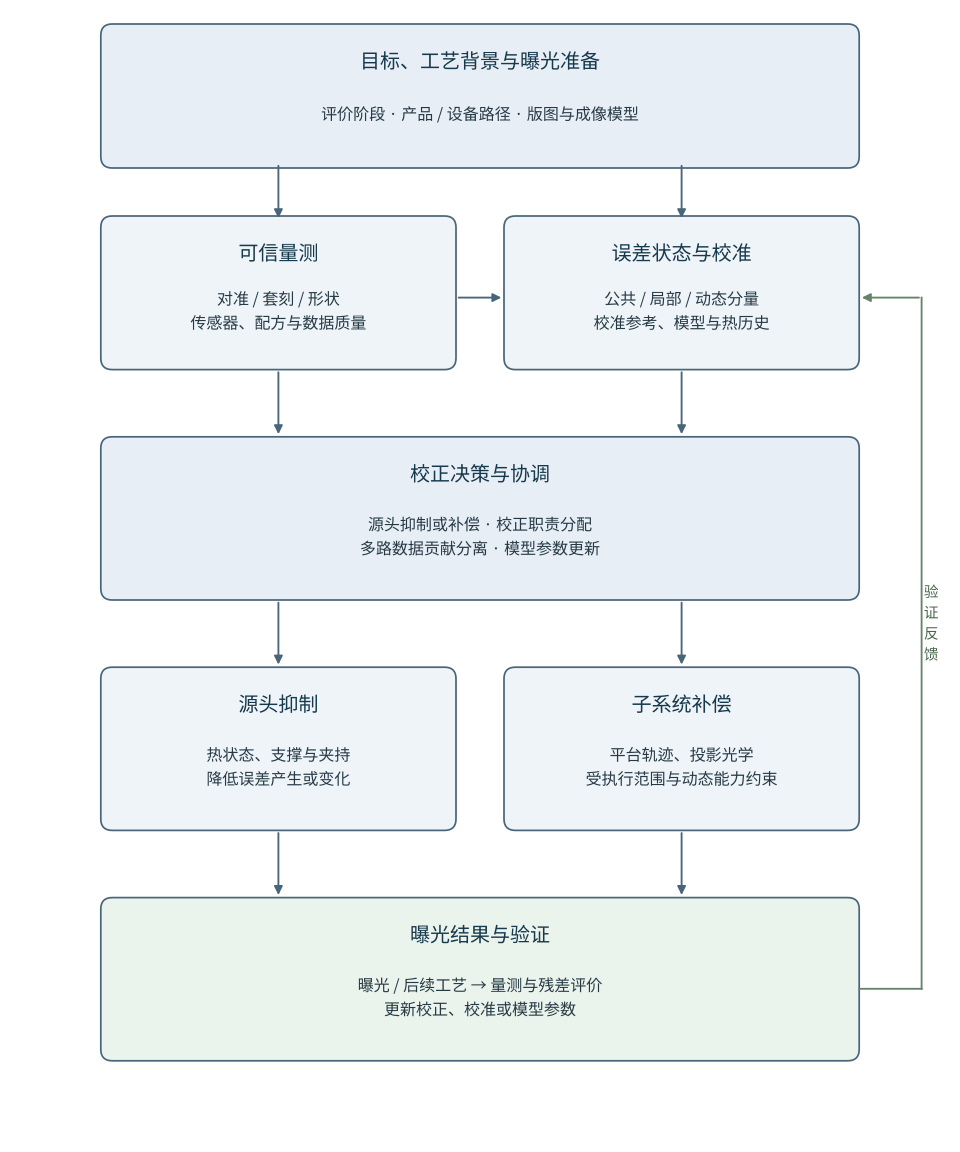

This figure's Python source:
"""Rebuild the report architecture SVG; requires Matplotlib and Noto Sans CJK SC."""
from pathlib import Path
import subprocess
import matplotlib
matplotlib.use('Agg')
import matplotlib.pyplot as plt
from matplotlib.patches import FancyBboxPatch, FancyArrowPatch
from matplotlib.font_manager import FontProperties
font_path = subprocess.check_output(['fc-match', '-f', '%{file}', 'Noto Sans CJK SC'], text=True).strip()
font=FontProperties(fname=font_path)
plt.rcParams['svg.fonttype']='path'
fig,ax=plt.subplots(figsize=(10,12)); fig.patch.set_facecolor('white');ax.set_xlim(0,100);ax.set_ylim(0,120);ax.axis('off')
def box(x,y,w,h,title,body,fill='#EEF4F8'):
 ax.add_patch(FancyBboxPatch((x,y),w,h,boxstyle='round,pad=0.5,rounding_size=1.2',facecolor=fill,edgecolor='#496579',linewidth=1.3))
 ax.text(x+w/2,y+h-3.5,title,ha='center',va='center',fontproperties=font,fontsize=15,color='#16394B',weight='bold')
 ax.text(x+w/2,y+h/2-2,body,ha='center',va='center',fontproperties=font,fontsize=12,linespacing=1.6,color='#263A45')
def arr(points,color='#496579'):
 for a,b in zip(points[:-2],points[1:-1]): ax.plot([a[0],b[0]],[a[1],b[1]],color=color,lw=1.4)
 ax.add_patch(FancyArrowPatch(points[-2],points[-1],arrowstyle='-|>',mutation_scale=13,linewidth=1.4,color=color))
box(11,103,78,14,'目标、工艺背景与曝光准备','评价阶段 · 产品 / 设备路径 · 版图与成像模型','#E8EEF6')
box(11,82,36,15,'可信量测','对准 / 套刻 / 形状\n传感器、配方与数据质量')
box(53,82,36,15,'误差状态与校准','公共 / 局部 / 动态分量\n校准参考、模型与热历史')
box(11,58,78,16,'校正决策与协调','源头抑制或补偿 · 校正职责分配\n多路数据贡献分离 · 模型参数更新','#E8EEF6')
box(11,34,36,16,'源头抑制','热状态、支撑与夹持\n降低误差产生或变化')
box(53,34,36,16,'子系统补偿','平台轨迹、投影光学\n受执行范围与动态能力约束')
box(11,10,78,16,'曝光结果与验证','曝光 / 后续工艺 → 量测与残差评价\n更新校正、校准或模型参数','#EAF3EC')
arr([(29,103),(29,97)]);arr([(71,103),(71,97)])
arr([(47.5,89),(52.5,89)])
arr([(71,81.5),(71,74.5)]);arr([(29,81.5),(29,74.5)])
arr([(29,57.5),(29,50.5)]);arr([(71,57.5),(71,50.5)])
arr([(29,33.5),(29,26.5)]);arr([(71,33.5),(71,26.5)])
arr([(89.5,17),(96,17),(96,89),(89.5,89)],'#66846A')
ax.text(97,55,'验\n证\n反\n馈',fontproperties=font,fontsize=11,ha='center',va='center',color='#48674D',linespacing=1.5)
fig.subplots_adjust(0,0,1,1)
output = Path(__file__).with_suffix('.svg')
fig.savefig(output, format='svg')
output.write_text('\n'.join(line.rstrip() for line in output.read_text().splitlines()) + '\n')
plt.close(fig)
